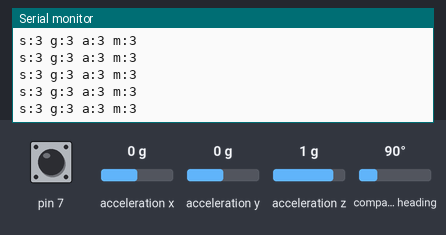
This sketch was run on a simulated Arduino Uno, built with avr-gcc and run on an emulated ATmega328P. Parts: the last lines printed to the serial monitor. The test bench sets the inputs (shaded band); at power-on: pin 7 HIGH, compass heading 90°, acceleration x 0 g, acceleration y 0 g, acceleration z 1 g.

Above: at 1.4 s.
1.5 s: pin 7 pulled LOW for 0.25 s
At 2.4 s:
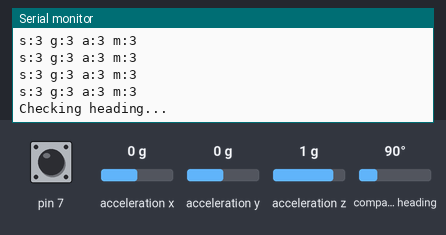
4.1 s: compass heading set to 7°
At 4.13 s:
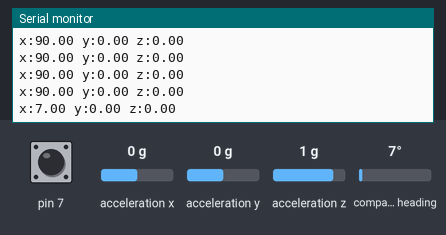
7.1 s: acceleration x set to -1.4 g
At 7.11 s:
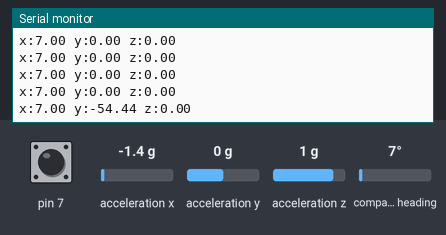
8.6 s: acceleration y set to -1.4 g
At 8.66 s:
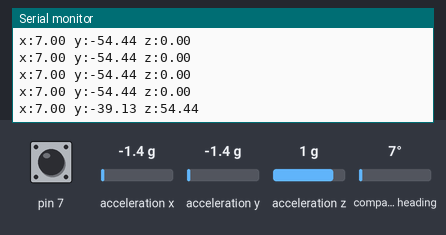
10.1 s: acceleration z set to -1.4 g
At 10.1 s:
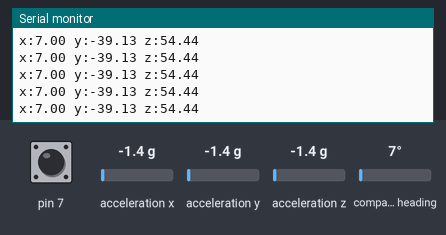
Timing chart, 0 to 12.6 s (numbered marks = the images above; inputs shaded):
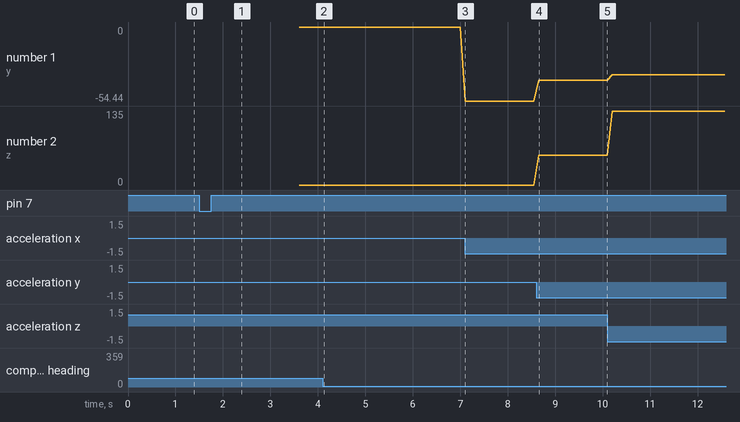

Measured:
- after the input at 1.5 s, the serial monitor: prints a new line after 0.10 s (image 1)
- after the input at 4.1 s, the serial monitor: prints a new line at once (image 2)
- after the input at 7.1 s, the serial monitor: prints a new line at once (image 3)
- after the input at 8.6 s, the serial monitor: prints a new line after 0.05 s (image 4)
- plotted number 1: 0 → -54.44 after the input at 7.1 s, -54.44 → -39.13 after the input at 8.6 s, -39.13 → -35.25 after the input at 10.1 s
- plotted number 2: 0 → 54.44 after the input at 8.6 s, 54.44 → 135 after the input at 10.1 s

The sketch:

Robosub_Nov11.ino
```cpp
#include <Wire.h>
#include <Adafruit_Sensor.h>
#include <Adafruit_BNO055.h>
#include <utility/imumaths.h>

Adafruit_BNO055 bno = Adafruit_BNO055();
//adafruit_bno055_offsets_t calibration; //11 values that can all by set to 65535

imu::Vector<3> data;
float heading = 0.0;

void setup() {
  pinMode(7, INPUT_PULLUP);
  Serial.begin(115200);
  if(!bno.begin()) {
    Serial.println("No BNO055 detected.");
    while(1);
  }

  bno.setExtCrystalUse(true);

  bno.setMode(Adafruit_BNO055::OPERATION_MODE_NDOF);


  uint8_t s, g, a, m;
  bno.getCalibration(&s, &g, &a, &m);
  while(true) {
    bno.getCalibration(&s, &g, &a, &m);
    //if(s+g+m >= 9) break;
    Serial.print("s:");
    Serial.print(s);
    Serial.print(" g:");
    Serial.print(g);
    Serial.print(" a:");
    Serial.print(a);
    Serial.print(" m:");
    Serial.print(m);

    Serial.println();
    delay(200);

    if(!digitalRead(7)) break;
  }


  Serial.println("Checking heading...");
  delay(1000);
  data = bno.getVector(Adafruit_BNO055::VECTOR_EULER);
  heading = data.x();
  Serial.println("Initial heading acquired.");
  delay(1000);
}

float error_threshold = 3; // number of degrees error before applying corrections

void loop() {
  // Possible vector values can be:
  // - VECTOR_ACCELERMOETER - m/s^2
  // - VECTOR_MAGNETOMETER  - uT
  // - VECTOR_GYROSCOPE     - rad/s
  // - VECTOR_EULER         - degrees
  // - VECTOR_LINEARACCEL   - m/s^2
  // - VECTOR_GRAVITY       - m/s^2

  data = bno.getVector(Adafruit_BNO055::VECTOR_EULER);

  Serial.print("x:");
  Serial.print(data.x());
  Serial.print(" y:");
  Serial.print(data.y());
  Serial.print(" z:");
  Serial.println(data.z());

  if(Serial.available() > 0) {

  }


  // max fusion rate is 100 Hz, meaning min 10 ms rate
  delay(100);

  // note: without calibration, the yaw angle appears stable as long
  // as the sensor stays more or less flat.
}

/*
   360-0
270     90
    180
*/
```
